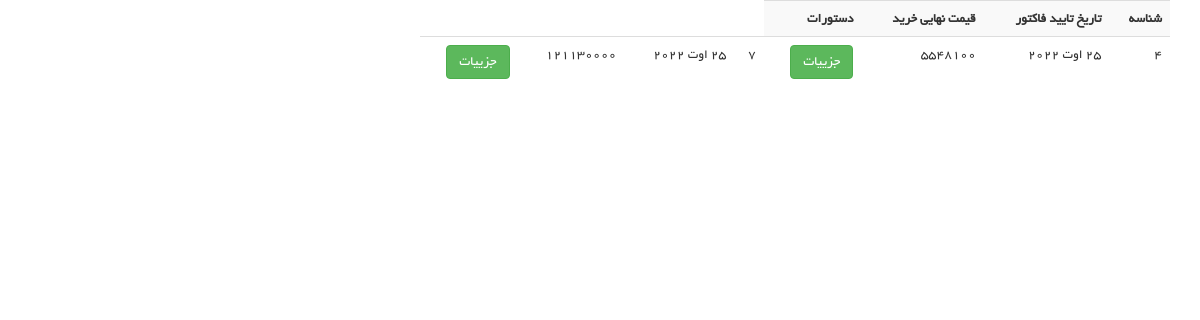
The app's page /user/my_shoping (signed in) with its own data.
### order_module/models.py (models this page shows, shortened)
class Order(models.Model):
    user = models.ForeignKey(User, on_delete=models.CASCADE, verbose_name='کاربر')
    is_paid = models.BooleanField(verbose_name='نهایی شده / نشده')
    payment_date = models.DateField(null=True, blank=True, verbose_name='تاریخ پرداخت')
    class Meta:
        verbose_name = 'سبد خرید'
        verbose_name_plural = 'سبد های خرید کاربران'
    def calculate_total_price(self):
        total_amount = 0
        if self.is_paid:
            for order_detail in self.orderdetail_set.all():
                total_amount += order_detail.final_price * order_detail.count
        else:
            for order_detail in self.orderdetail_set.all():
                total_amount += order_detail.product.price * order_detail.count
        return total_amount

class OrderDetail(models.Model):
    order = models.ForeignKey(Order, on_delete=models.CASCADE, verbose_name='سبد خرید')
    product = models.ForeignKey(Product, on_delete=models.CASCADE, verbose_name='محصول')
    final_price = models.IntegerField(null=True, blank=True, verbose_name='قیمت نهایی')
    count = models.IntegerField(verbose_name='تعداد')
    class Meta:
        verbose_name = 'جزییات سبد خرید'
        verbose_name_plural = 'لیست جزییات سبد های خرید'

### user_panel_module/views.py (the view)
# urls.py: path('my_shoping', views.MyShopping.as_view(), name='user_shopping_page'),
@method_decorator(login_required, name='dispatch')
class MyShopping(ListView):
    model = Order
    template_name = 'user_panel_module/user_shopping.html'
    def get_queryset(self):
        queryset = super().get_queryset()
        request: HttpRequest = self.request
        queryset = queryset.filter(user_id=request.user.id, is_paid=True)
        return queryset

### user_panel_module/templates/user_panel_module/user_shopping.html (shortened to what this page needs)
{% extends 'shared/_layout.html' %}
{% load render_partial %}
{% load poll_extras %}
{% block content %}
    <div class="container">
        <div class="row">
            <div class="col-md-8">
                <table class="table table-responsive table-hover table-striped">
                    <tr>
                        <th class="text-right">شناسه</th>
                        <th class="text-right">تاریخ تایید فاکتور</th>
                        <th class="text-right">قیمت نهایی خرید</th>
                        <th class="text-right">دستورات</th>
                    </tr>
                    {% for order in object_list %}
                        <td class="text-right">
                            {{ order.id }}
                        </td>
                        <td class="text-right">
                            {{ order.payment_date }}
                        </td>
                        <td class="text-right">
                            {{ order.calculate_total_price }}
                        </td>
                        <td>
                            <a href="{% url 'user_shopping_detail_page' order_id=order.id %}" class="btn btn-success">
                                جزییات
                            </a>
                        </td>
                    {% endfor %}
                </table>
            </div>
        </div>
    </div>
{% endblock %}

### static/css/main.css (style rules this page uses)
body { font-family: 'BYekan'; font-size: 10pt; position: relative; font-weight: normal; direction: rtl; }
a { -webkit-transition: 300ms; -moz-transition: 300ms; -o-transition: 300ms; transition: 300ms; }

### records on screen
Order: id "4", payment_date "25 اوت 2022", calculate_total_price "5548100"
Order: id "7", payment_date "25 اوت 2022", calculate_total_price "121130000"
